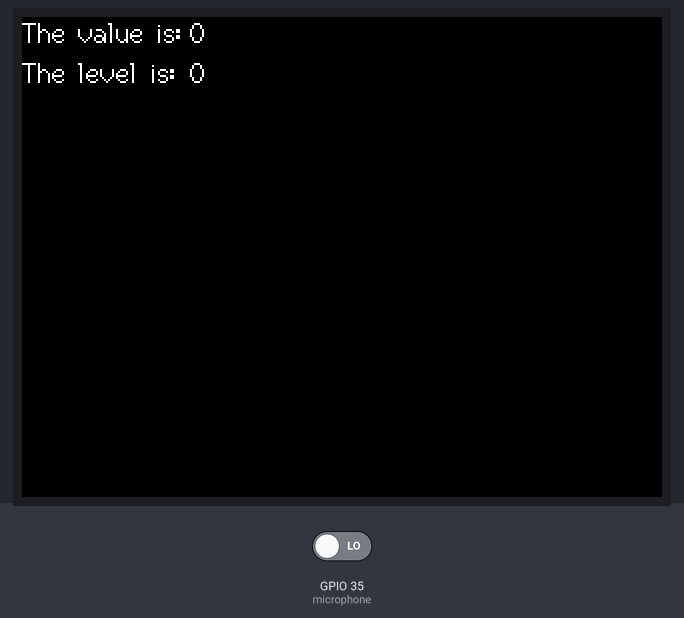
The sketch below on a simulated ESP32. Parts: 320×240 colour display. Inputs (shaded band) come from the test bench; at power-on: GPIO 35 (microphone) LOW. What the sketch prints to the serial monitor is not drawn.

Above: at 1.7 s.
1.8 s: GPIO 35 (microphone) driven HIGH
Timing chart, 0 to 4.8 s (numbered marks = the images above; inputs shaded):
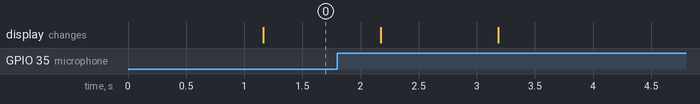

The sketch:

final_crying_measuring.ino
```cpp
 #include <M5Stack.h>

int microphone = 35;
volatile int amount_of_peaks = 0;
int previous_amount_of_peaks = 0;
int previous_previous_amount_of_peaks = 0;
int last_time = 0;

void setup() {
  // Initializes the M5Stack
  M5.begin();
  M5.Power.begin();
  // Initializes the microphone
  pinMode(microphone, INPUT);
  // Prints the UI layout
  M5.Lcd.drawString("The value is:", 0, 0, 2);
  M5.Lcd.drawString("The level is:", 0, 20, 2);
  // Creates a rising interupt for the crying signal to count the amount of peaks
  attachInterrupt(microphone, count_peaks, RISING);
  // Initializes the timer
  last_time = millis();
}

void loop() {
  // Runs function every second
  if(millis() - last_time >= 1000){
    // Prints the amount of peaks and the level to the screen
    M5.Lcd.drawString("               ", 84, 0, 2);
    M5.Lcd.drawString((String) amount_of_peaks, 84, 0, 2);
    Serial.println(amount_of_peaks);
    M5.Lcd.drawString("               ", 84, 20, 2);
    M5.Lcd.drawString((String) difference_between_peaks(), 84, 20, 2);
    // Resets the peaks for a new count
    previous_previous_amount_of_peaks = previous_amount_of_peaks;
    previous_amount_of_peaks = amount_of_peaks;
    amount_of_peaks = 0;
    // Resets the timer
    last_time = millis();
  }
  delay(10);
}

// ISR to count the amount of peaks
void count_peaks(){
  amount_of_peaks++;
}

// Calculate difference between peaks -1 crying got worse, 0 remained, 1 got better
bool difference_between_peaks(){
  if((amount_of_peaks - previous_amount_of_peaks) <= -150 && (amount_of_peaks - previous_previous_amount_of_peaks) <= -150){
    return true;
  }
  return false;
}
```
